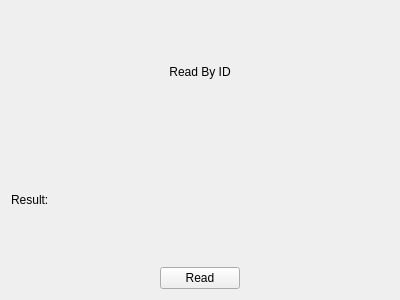
<?xml version="1.0" encoding="UTF-8"?>
<ui version="4.0">
 <class>QLinReadByIDUI</class>
 <widget class="QWidget" name="QLinReadByIDUI">
  <property name="geometry">
   <rect>
    <x>0</x>
    <y>0</y>
    <width>400</width>
    <height>300</height>
   </rect>
  </property>
  <property name="windowTitle">
   <string>Form</string>
  </property>
  <layout class="QVBoxLayout" name="verticalLayout">
   <item>
    <widget class="QLabel" name="title">
     <property name="text">
      <string>Read By ID</string>
     </property>
     <property name="alignment">
      <set>Qt::AlignCenter</set>
     </property>
    </widget>
   </item>
   <item>
    <layout class="QHBoxLayout" name="horizontalLayout_2">
     <item>
      <widget class="QLabel" name="label">
       <property name="text">
        <string>Result:</string>
       </property>
      </widget>
     </item>
     <item>
      <widget class="QLabel" name="result">
       <property name="text">
        <string/>
       </property>
       <property name="alignment">
        <set>Qt::AlignCenter</set>
       </property>
      </widget>
     </item>
    </layout>
   </item>
   <item>
    <layout class="QHBoxLayout" name="horizontalLayout">
     <item>
      <spacer name="horizontalSpacer">
       <property name="orientation">
        <enum>Qt::Horizontal</enum>
       </property>
       <property name="sizeHint" stdset="0">
        <size>
         <width>40</width>
         <height>20</height>
        </size>
       </property>
      </spacer>
     </item>
     <item>
      <widget class="QPushButton" name="pushButton">
       <property name="text">
        <string>Read</string>
       </property>
      </widget>
     </item>
     <item>
      <spacer name="horizontalSpacer_2">
       <property name="orientation">
        <enum>Qt::Horizontal</enum>
       </property>
       <property name="sizeHint" stdset="0">
        <size>
         <width>40</width>
         <height>20</height>
        </size>
       </property>
      </spacer>
     </item>
    </layout>
   </item>
  </layout>
 </widget>
 <resources/>
 <connections/>
</ui>
